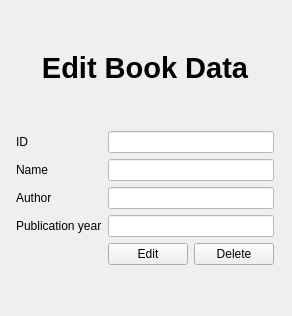
     <widget class="QWidget" name="page_edit_book">
      <layout class="QGridLayout" name="gridLayout_10">
       <property name="leftMargin">
        <number>16</number>
       </property>
       <property name="rightMargin">
        <number>18</number>
       </property>
       <item row="6" column="0">
        <widget class="QLabel" name="label_40">
         <property name="text">
          <string>Author</string>
         </property>
        </widget>
       </item>
       <item row="2" column="0">
        <spacer name="verticalSpacer_33">
         <property name="orientation">
          <enum>Qt::Vertical</enum>
         </property>
         <property name="sizeHint" stdset="0">
          <size>
           <width>20</width>
           <height>40</height>
          </size>
         </property>
        </spacer>
       </item>
       <item row="4" column="0">
        <widget class="QLabel" name="label_38">
         <property name="text">
          <string>Name</string>
         </property>
        </widget>
       </item>
       <item row="3" column="0">
        <widget class="QLabel" name="label_37">
         <property name="text">
          <string>ID</string>
         </property>
        </widget>
       </item>
       <item row="0" column="0">
        <spacer name="verticalSpacer_32">
         <property name="orientation">
          <enum>Qt::Vertical</enum>
         </property>
         <property name="sizeHint" stdset="0">
          <size>
           <width>20</width>
           <height>40</height>
          </size>
         </property>
        </spacer>
       </item>
       <item row="7" column="0">
        <widget class="QLabel" name="label_39">
         <property name="text">
          <string>Publication year</string>
         </property>
        </widget>
       </item>
       <item row="8" column="1">
        <widget class="QPushButton" name="pushButton_edit_book">
         <property name="text">
          <string>Edit</string>
         </property>
        </widget>
       </item>
       <item row="9" column="0">
        <spacer name="verticalSpacer_31">
         <property name="orientation">
          <enum>Qt::Vertical</enum>
         </property>
         <property name="sizeHint" stdset="0">
          <size>
           <width>20</width>
           <height>40</height>
          </size>
         </property>
        </spacer>
       </item>
       <item row="8" column="2">
        <widget class="QPushButton" name="pushButton_delete_book">
         <property name="text">
          <string>Delete</string>
         </property>
        </widget>
       </item>
       <item row="7" column="1" colspan="2">
        <widget class="QLineEdit" name="lineEdit_edit_book_year">
         <property name="styleSheet">
          <string notr="true">background-color: rgb(255, 255, 255);
color: rgb(46, 52, 54);</string>
         </property>
        </widget>
       </item>
       <item row="6" column="1" colspan="2">
        <widget class="QLineEdit" name="lineEdit_edit_book_author">
         <property name="styleSheet">
          <string notr="true">background-color: rgb(255, 255, 255);
color: rgb(46, 52, 54);</string>
         </property>
        </widget>
       </item>
       <item row="4" column="1" colspan="2">
        <widget class="QLineEdit" name="lineEdit_edit_book_name">
         <property name="styleSheet">
          <string notr="true">background-color: rgb(255, 255, 255);
color: rgb(46, 52, 54);</string>
         </property>
        </widget>
       </item>
       <item row="3" column="1" colspan="2">
        <widget class="QLineEdit" name="lineEdit_edit_book_id">
         <property name="styleSheet">
          <string notr="true">background-color: rgb(255, 255, 255);
color: rgb(46, 52, 54);</string>
         </property>
        </widget>
       </item>
       <item row="1" column="0" colspan="3">
        <widget class="QLabel" name="label_15">
         <property name="font">
          <font>
           <pointsize>22</pointsize>
           <weight>75</weight>
           <bold>true</bold>
          </font>
         </property>
         <property name="text">
          <string>Edit Book Data</string>
         </property>
         <property name="alignment">
          <set>Qt::AlignCenter</set>
         </property>
        </widget>
       </item>
      </layout>
     </widget>
